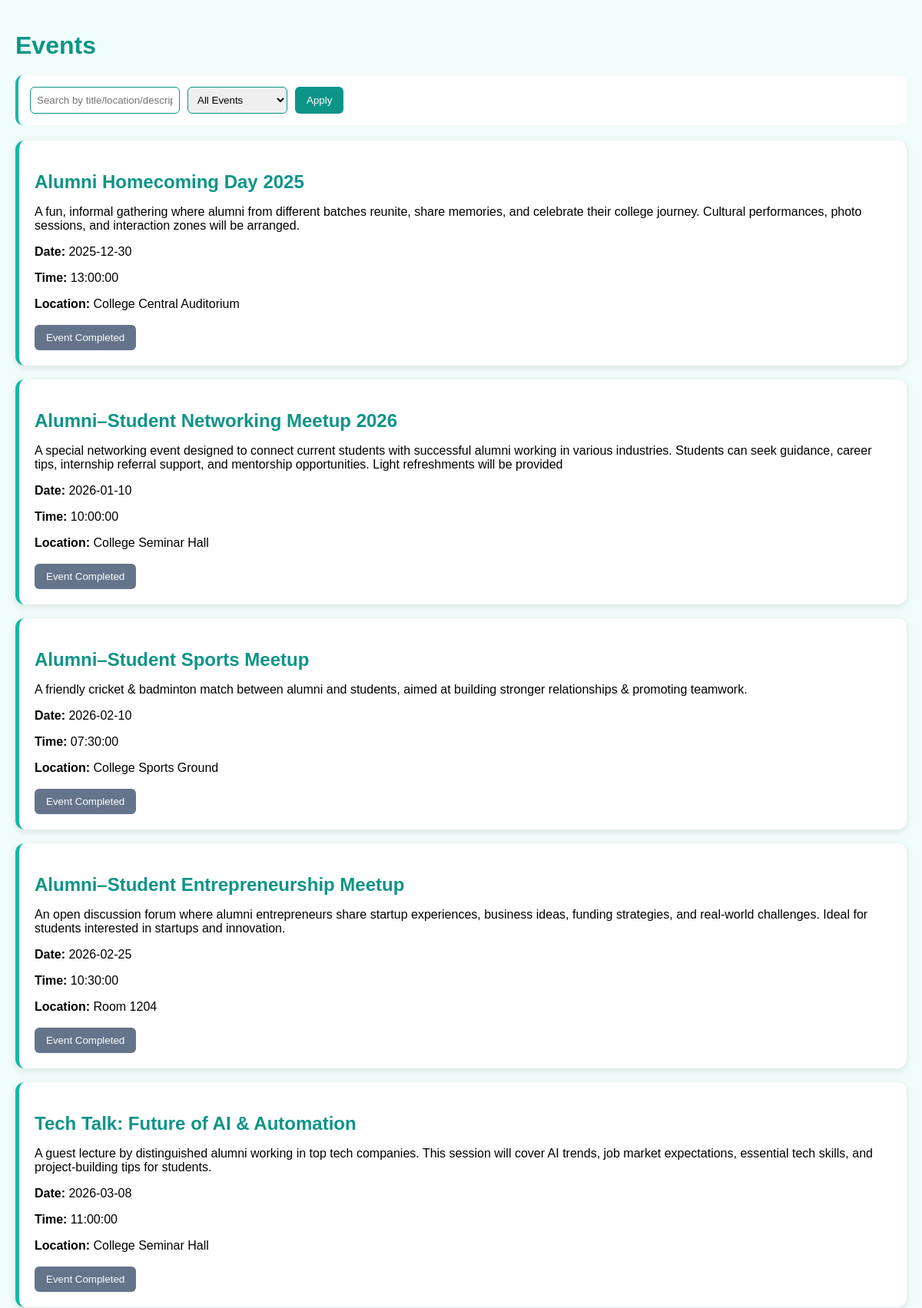
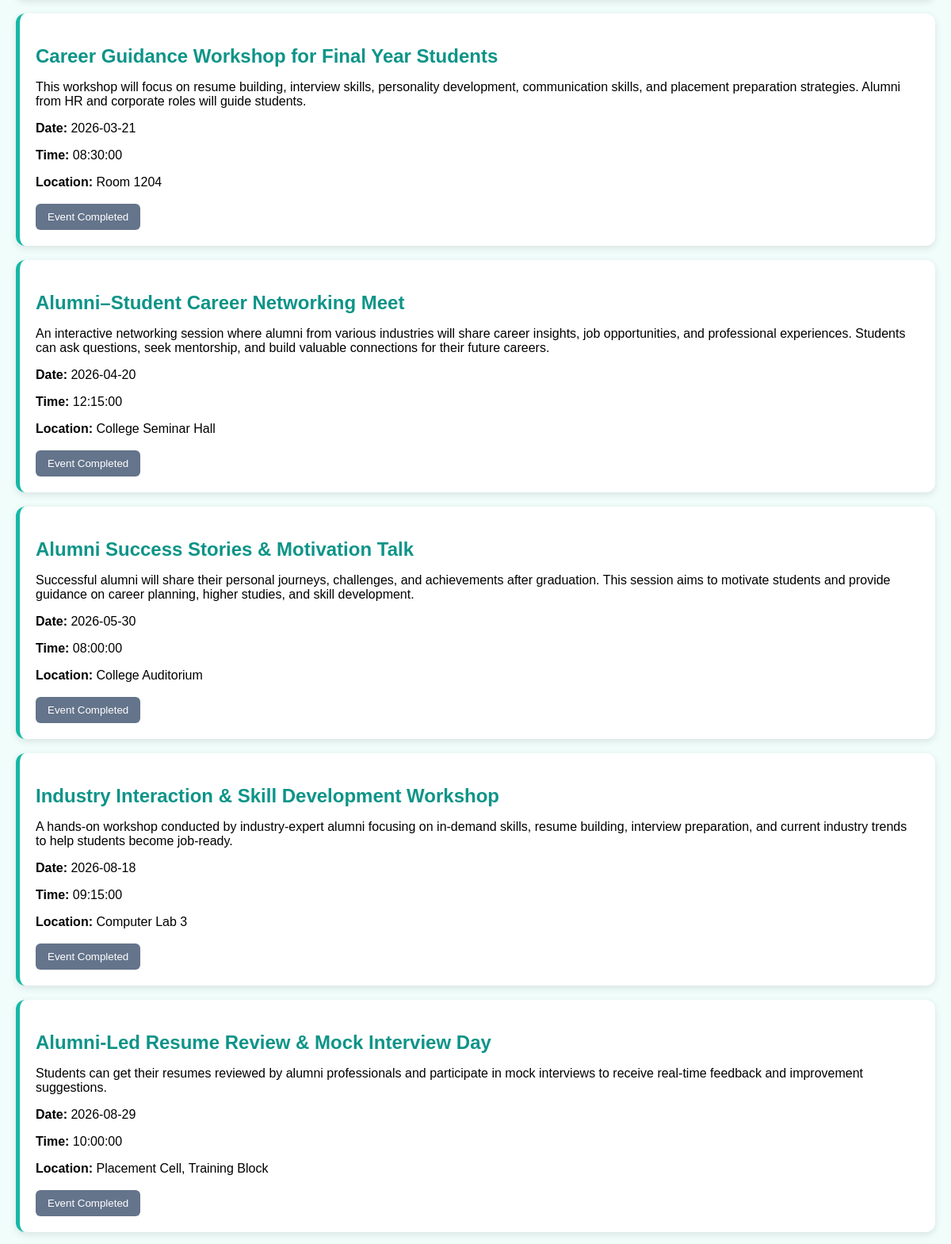
/view_events.php (signed in, upper part), run on the app's committed database (2 pictures, top to bottom).
### tables this page shows
CREATE TABLE `events` (
  `id` int(11) NOT NULL,
  `title` varchar(255) NOT NULL,
  `description` text DEFAULT NULL,
  `event_date` date NOT NULL,
  `event_time` time NOT NULL,
  `location` varchar(255) DEFAULT NULL
);

### view_events.php (the view, shortened to what this page needs)
<?php
require_once 'includes/db.php';
$filter = $_GET['filter'] ?? "all";
$search = trim($_GET['search'] ?? "");
$user_id = $_SESSION['user_id'];
$query = "
    SELECT
        e.id,
        e.title,
        e.description,
        e.event_date,
        e.event_time,
        e.location,
        er.status AS registration_status
    FROM events e
    LEFT JOIN event_registrations er
        ON e.id = er.event_id
        AND er.user_id = ?
    WHERE 1=1
";
$types = "i";
$params = [$user_id];
if ($filter === "past") {
    $query .= " ORDER BY e.event_date DESC, e.event_time DESC";
} else {
    $query .= " ORDER BY e.event_date ASC, e.event_time ASC";
}
$stmt = $conn->prepare($query);
$stmt->bind_param($types, ...$params);
$stmt->execute();
$events = $stmt->get_result();
?>
<!DOCTYPE html>
<html lang="en">
<head>
</head>
<body>
<h1>Events</h1>
<div class="filter-box">
<form method="GET"
      style="display:flex; flex-wrap:wrap; gap:10px;">
    <input
        type="text"
        name="search"
        placeholder="Search by title/location/description"
        value="<?= htmlspecialchars($search) ?>"
    >
    <select name="filter">
        <option
            value="all"
            <?= $filter === "all" ? "selected" : "" ?>
        >
            All Events
        </option>
    </select>
    <button type="submit">
        Apply
    </button>
</form>
</div>
<?php if ($events->num_rows === 0): ?>
    <p style="color:#555;">
        No events found.
    </p>
<?php else: ?>
    <?php while ($e = $events->fetch_assoc()): ?>
        <div class="event-card">
            <h2 style="color:#0d9488; margin-bottom:5px;">
                <?= htmlspecialchars($e['title']) ?>
            </h2>
            <p>
                <?= nl2br(
                    htmlspecialchars($e['description'])
                ) ?>
            </p>
            <p>
                <strong>Date:</strong>
                <?= htmlspecialchars($e['event_date']) ?>
            </p>
            <p>
                <strong>Time:</strong>
                <?= htmlspecialchars($e['event_time']) ?>
            </p>
            <p>
                <strong>Location:</strong>
                <?= htmlspecialchars($e['location']) ?>
            </p>
            <div class="event-actions">
            <?php
            $event_datetime =
                $e['event_date'] . ' ' . $e['event_time'];
            $event_completed =
                strtotime($event_datetime) <= time();
            ?>
            <?php if ($event_completed): ?>
                <button
                    type="button"
                    class="completed-btn"
                    disabled
                >
                    Event Completed
                </button>
            <?php endif; ?>
            </div>
        </div>
    <?php endwhile; ?>
<?php endif; ?>
</body>
</html>

### view_events.php (style rules this page uses)
body { font-family: Poppins, sans-serif; background: #f0fdfa; padding: 20px; margin: 0; }
h1 { color: #0d9488; margin-bottom: 20px; }
.filter-box { background: white; padding: 15px; border-radius: 10px; border-left: 4px solid #14b8a6; margin-bottom: 20px; }
.event-card { padding: 20px; background: white; border-radius: 12px; border-left: 5px solid #14b8a6; margin-bottom: 18px; box-shadow: 0 3px 10px rgba(0,0,0,0.1); }
input, select { padding: 8px; border-radius: 6px; border: 1px solid #0d9488; }
button, .action-btn { padding: 9px 15px; background: #0d9488; border: none; color: white; border-radius: 6px; cursor: pointer; text-decoration: none; display: inline-block; }
.completed-btn { background: #64748b; cursor: default; }
.event-actions { margin-top: 18px; }

### data on the page
events: title "Alumni Homecoming Day 2025", description "A fun, informal gathering where alumni from different batches reunite, share memories, and celebrate their college journey. Cultural performances, photo sessions, and interaction zones will be arranged.", event_date "2025-12-30", event_time "13:00:00", location "College Central Auditorium", shows "Event Completed"
events: title "Alumni–Student Networking Meetup 2026", description "A special networking event designed to connect current students with successful alumni working in various industries. Students can seek guidance, career tips, internship referral support, and mentorship opportunities. Light refreshments will be provided", event_date "2026-01-10", event_time "10:00:00", location "College Seminar Hall", shows "Event Completed"
events: title "Alumni–Student Sports Meetup", description "A friendly cricket & badminton match between alumni and students, aimed at building stronger relationships & promoting teamwork.", event_date "2026-02-10", event_time "07:30:00", location "College Sports Ground", shows "Event Completed"
events: title "Alumni–Student Entrepreneurship Meetup", description "An open discussion forum where alumni entrepreneurs share startup experiences, business ideas, funding strategies, and real-world challenges. Ideal for students interested in startups and innovation.", event_date "2026-02-25", event_time "10:30:00", location "Room 1204", shows "Event Completed"
events: title "Tech Talk: Future of AI & Automation", description "A guest lecture by distinguished alumni working in top tech companies. This session will cover AI trends, job market expectations, essential tech skills, and project-building tips for students.", event_date "2026-03-08", event_time "11:00:00", location "College Seminar Hall", shows "Event Completed"
events: title "Career Guidance Workshop for Final Year Students", description "This workshop will focus on resume building, interview skills, personality development, communication skills, and placement preparation strategies. Alumni from HR and corporate roles will guide students.", event_date "2026-03-21", event_time "08:30:00", location "Room 1204", shows "Event Completed"
events: title "Alumni–Student Career Networking Meet", description "An interactive networking session where alumni from various industries will share career insights, job opportunities, and professional experiences. Students can ask questions, seek mentorship, and build valuable connections for their future careers.", event_date "2026-04-20", event_time "12:15:00", location "College Seminar Hall", shows "Event Completed"
events: title "Alumni Success Stories & Motivation Talk", description "Successful alumni will share their personal journeys, challenges, and achievements after graduation. This session aims to motivate students and provide guidance on career planning, higher studies, and skill development.", event_date "2026-05-30", event_time "08:00:00", location "College Auditorium", shows "Event Completed"
events: title "Industry Interaction & Skill Development Workshop", description "A hands-on workshop conducted by industry-expert alumni focusing on in-demand skills, resume building, interview preparation, and current industry trends to help students become job-ready.", event_date "2026-08-18", event_time "09:15:00", location "Computer Lab 3", shows "Event Completed"
events: title "Alumni-Led Resume Review & Mock Interview Day", description "Students can get their resumes reviewed by alumni professionals and participate in mock interviews to receive real-time feedback and improvement suggestions.", event_date "2026-08-29", event_time "10:00:00", location "Placement Cell, Training Block", shows "Event Completed"
